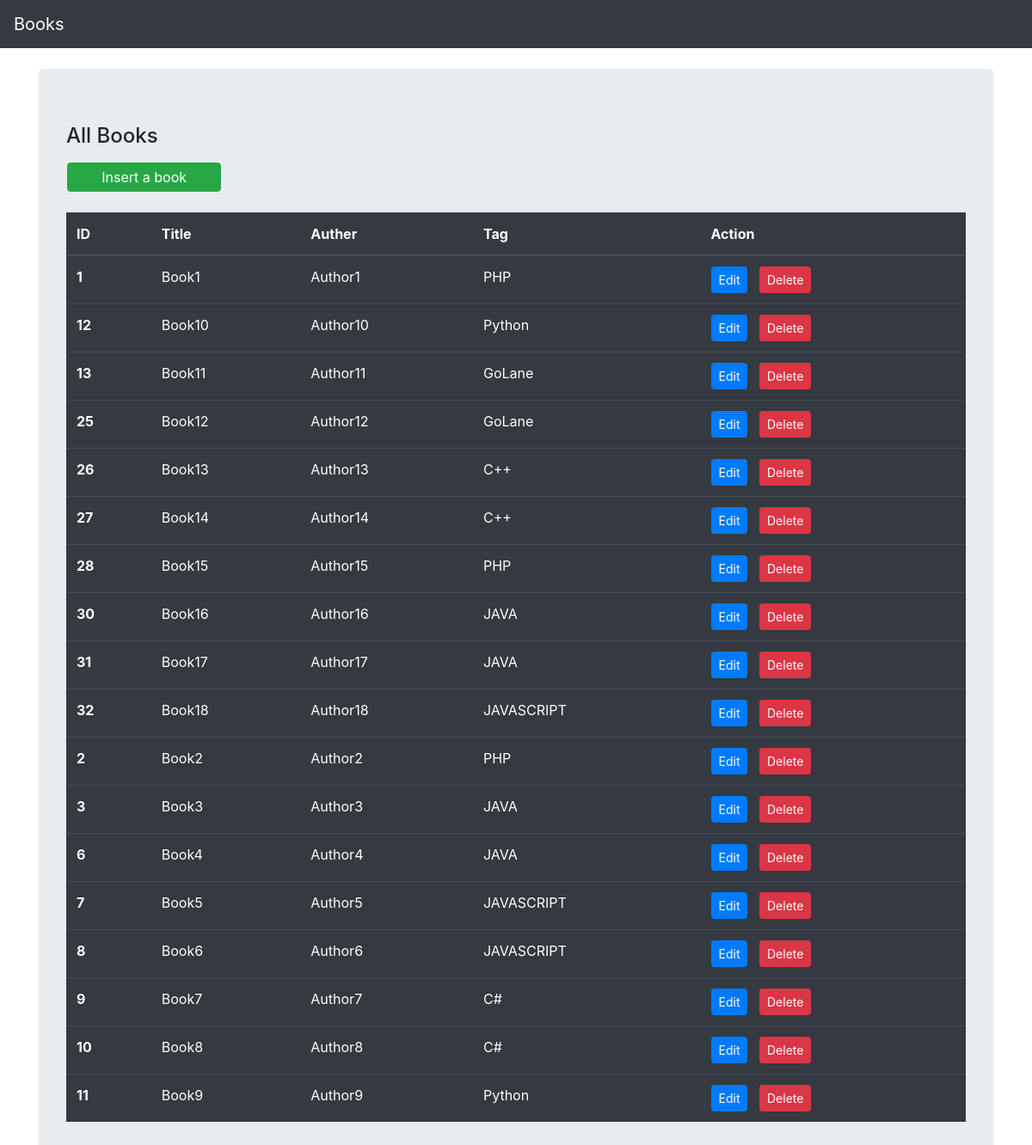
Before: / with the older database file.
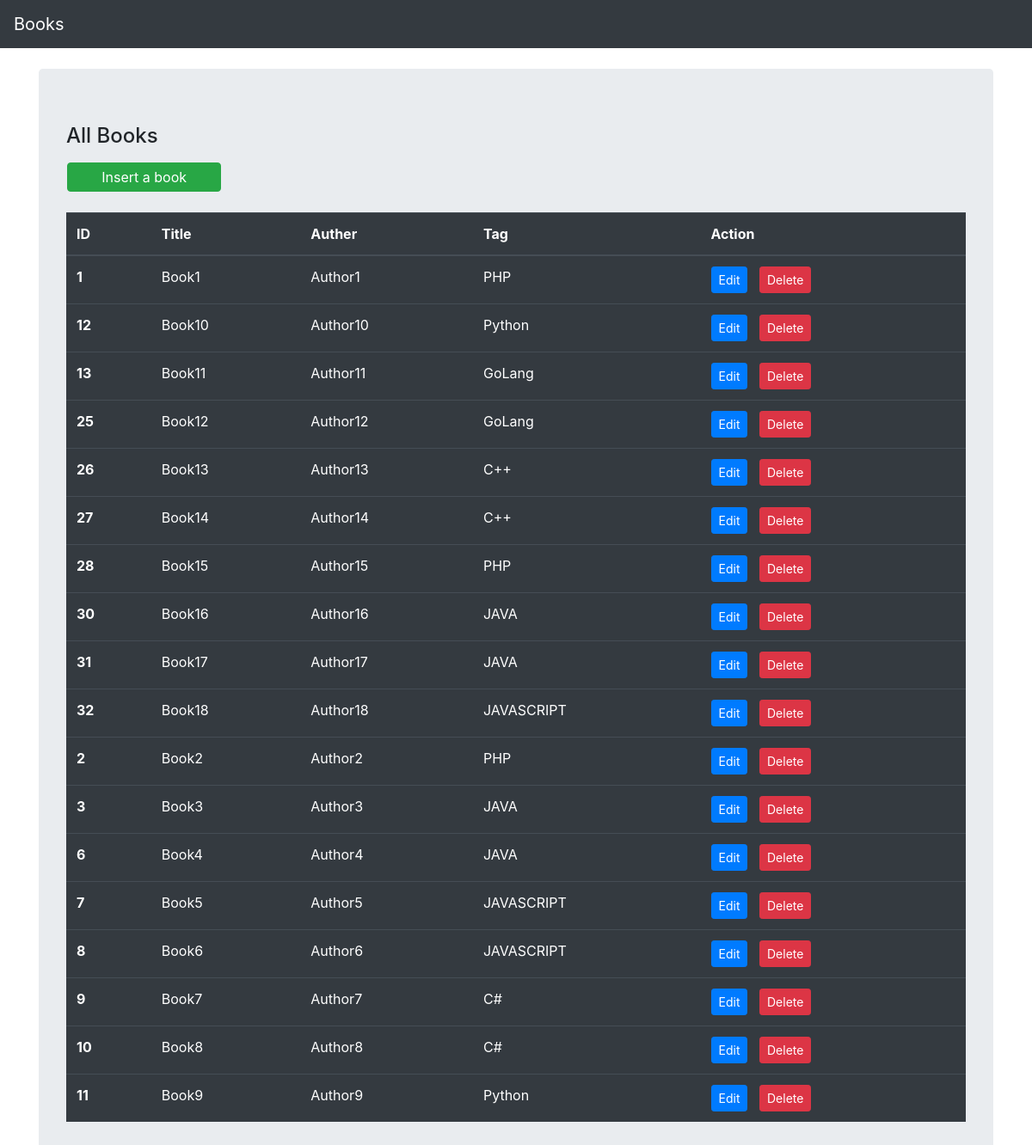
After: the same page with the newer database file.
### tables this page shows
CREATE TABLE IF NOT EXISTS `books` (
  `id` int(11) NOT NULL AUTO_INCREMENT,
  `title` varchar(32) NOT NULL,
  `author` text NOT NULL,
  `tag_id` int(11) NOT NULL,
  PRIMARY KEY (`id`)
);

CREATE TABLE IF NOT EXISTS `tags` (
    `id` int(11) NOT NULL AUTO_INCREMENT,
    `tag` varchar(256) NOT NULL,
    PRIMARY KEY (`id`)
  );

### models/books.php (called while the page is built, shortened)
<?php
class Book
{
    private $conn;
    private $table_name = "books";
    public function __construct($db)
    {
        $this->conn = $db;
    }
    function readAll()
    {
        $query = " SELECT * FROM
            " . $this->table_name . "
           ORDER BY
           author ASC";
        $stmt = $this->conn->prepare($query);
        $stmt->execute();
        return $stmt;
    }
}

### models/tags.php (called while the page is built, shortened)
<?php
class Tag
{
    private $conn;
    private $table_name = "tags";
    public $id;
    public function __construct($db)
    {
        $this->conn = $db;
    }
    function readName()
    {
        $query = "SELECT tag FROM " . $this->table_name . " WHERE id = ? limit 0,1";
        $stmt = $this->conn->prepare($query);
        $stmt->bindParam(1, $this->id);
        $stmt->execute();
        $row = $stmt->fetch(PDO::FETCH_ASSOC);
        $this->tag = $row['tag'];
    }
}

### index.php (the view, shortened to what this page needs)
<?php
include_once 'models/books.php';
include_once 'models/tags.php';
$database = new Database();
$db = $database->getConnection();
$book = new Book($db);
$tag = new Tag($db);
?>
<!DOCTYPE html>
<html lang="en">
<head>
    <link rel="stylesheet" href="https://stackpath.bootstrapcdn.com/bootstrap/4.3.1/css/bootstrap.min.css">
</head>
<body>
    <nav class="navbar navbar-expand-lg navbar-dark bg-dark">
        <a class="navbar-brand" href="index.php">Books</a>
    </nav>
    <div class="container mt-4">
        <div class="row">
            <div class="col-lg-12">
                <div class="jumbotron">
                    <div class="row">
                        <h4 class="col-12 mb-3">All Books</h4>
                        <a type="submit" class="btn btn-success col-2 mb-4 ml-3 p-1" href="create.php">Insert a book</a>
                    </div>
                    <table class="table table-dark">
                        <thead>
                            <tr>
                                <th scope="col">ID</th>
                                <th scope="col">Title</th>
                                <th scope="col">Auther</th>
                                <th scope="col">Tag</th>
                                <th scope="col">Action</th>
                            </tr>
                        </thead>
                        <tbody>
                            <?php
                            $books = $book->readAll();
                            foreach ($books as $row) :  ?>
                                <tr>
                                    <th scope="row"><?php echo $row['id']; ?></th>
                                    <td><?php echo $row['title']; ?></td>
                                    <td><?php echo $row['author']; ?></td>
                                    <?php echo "<td>";
                                        $tag->id = $row['tag_id'];
                                        $tag->readName();
                                        echo $tag->tag;
                                        echo "</td>";
                                        ?>
                                    <td><a class="btn btn-sm btn-primary" href="edit.php?id=<?php echo $row['id']; ?>">Edit</a> &nbsp; <a class="btn btn-sm btn-danger" href="delete.php?id=<?php echo $row['id'] ?>">Delete</a></td>
                                </tr>
                            <?php endforeach; ?>
                        </tbody>
                    </table>
                </div>
            </div>
        </div>
    </div>
</body>
</html>

Changed rows visible on the page:
changed through a linked row, books "Book11": tag.tag "GoLane" → "GoLang"
changed through a linked row, books "Book12": tag.tag "GoLane" → "GoLang"
